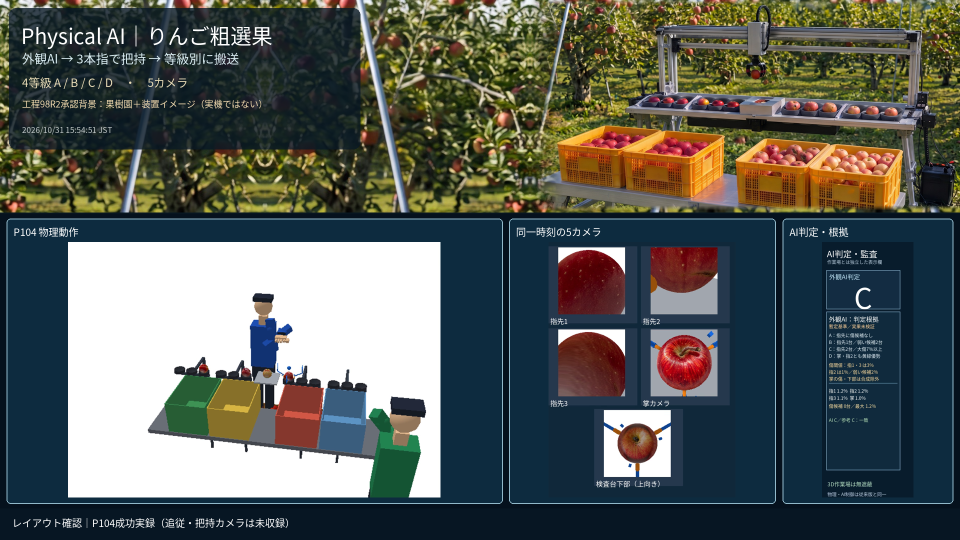
#> input picture submission_video/p105_layout_bgfix.png, 1920 x 1080 px (shown at 1/2 size)
$ python -i stage84_small_scratch_ai.py   (imports and definitions only)
#> lines starting #> are read from the running program, lines starting #| are printed output that depends on the picture; after the words box and inside, x2 and y2 are one past the last pixel; in counts of white or black regions, pixels touching at a corner belong together
# -*- coding: utf-8 -*-
"""Experimental camera-only recognition of a SHORT LINEAR dark surface wound.
No fruit IDs, filenames, oracle classifications or scripted grades are consulted.
Normal stem/calyx darkness is NOT a validated real orchard negative dataset.
Only finger images are eligible; data from all five cameras remains logged.
"""
import cv2
import numpy as np
from stage82_cd_fusion import fuse_cameras as baseline_fuse


def detect_small_linear_scratch(rgb):
    a=np.asarray(rgb,dtype=np.uint8)[:,:,:3]
    if a.ndim!=3 or a.shape[:2][0]<96:return {'detected':False,'reason':'invalid_frame'}
    h,w=a.shape[:2]
#> h = 1080; w = 1920
    hsv=cv2.cvtColor(a,cv2.COLOR_RGB2HSV);H,S,V=cv2.split(hsv)
#> after `hsv = cv2.cvtColor(a, cv2.COLOR_RGB2HSV)`: hsv: shape (1080, 1920, 3); mean H, S, V 66.1, 131.3, 107.5
#> after `H, S, V = cv2.split(hsv)`:
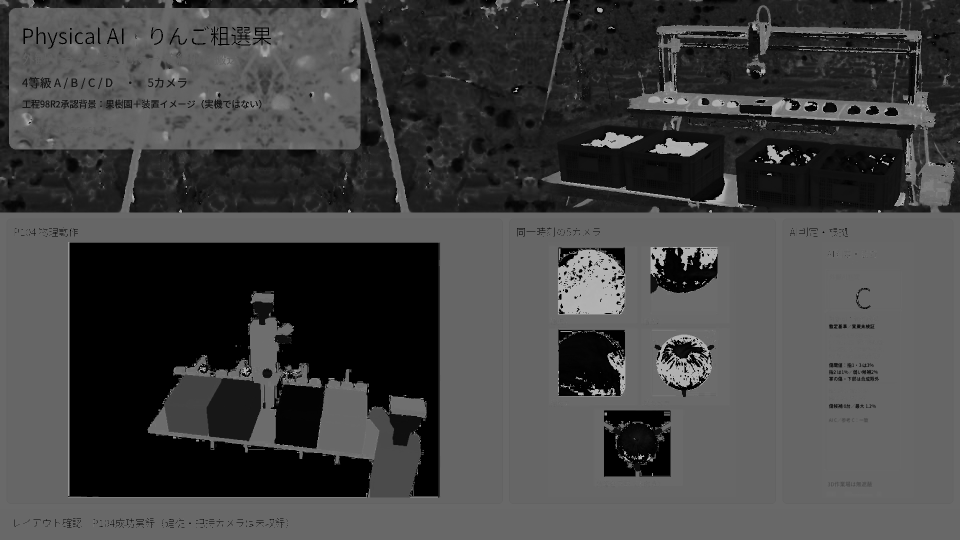
#> H: shape (1080, 1920) (shown at 1/2 size); min 0, max 179, mean 66.1
#> after `H, S, V = cv2.split(hsv)`:
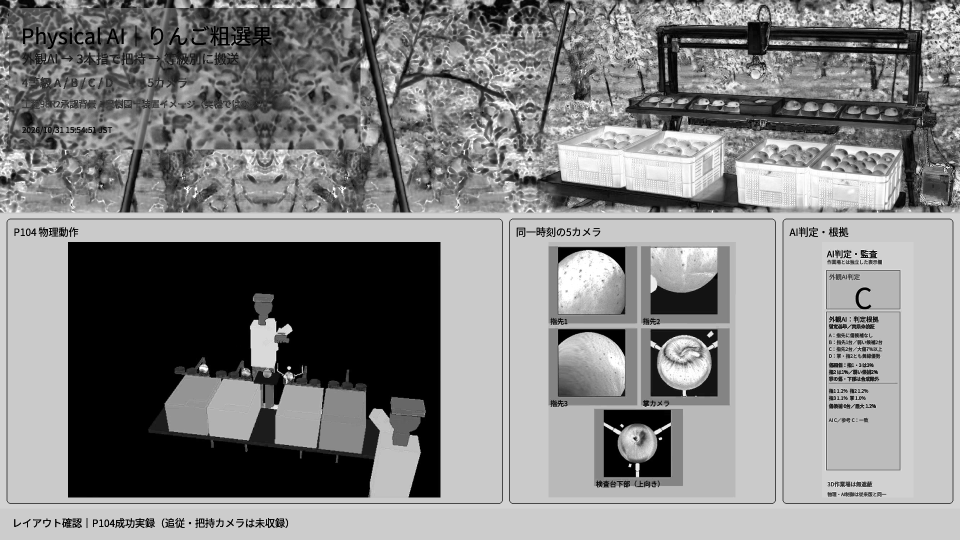
#> S: shape (1080, 1920) (shown at 1/2 size); min 0, max 255, mean 131.3
    # A scar lies within red apple skin, not in green stem/calyx anatomy.
    skin=(((H<=12)|(H>=170))&(S>=55)&(V>60)).astype(np.uint8)
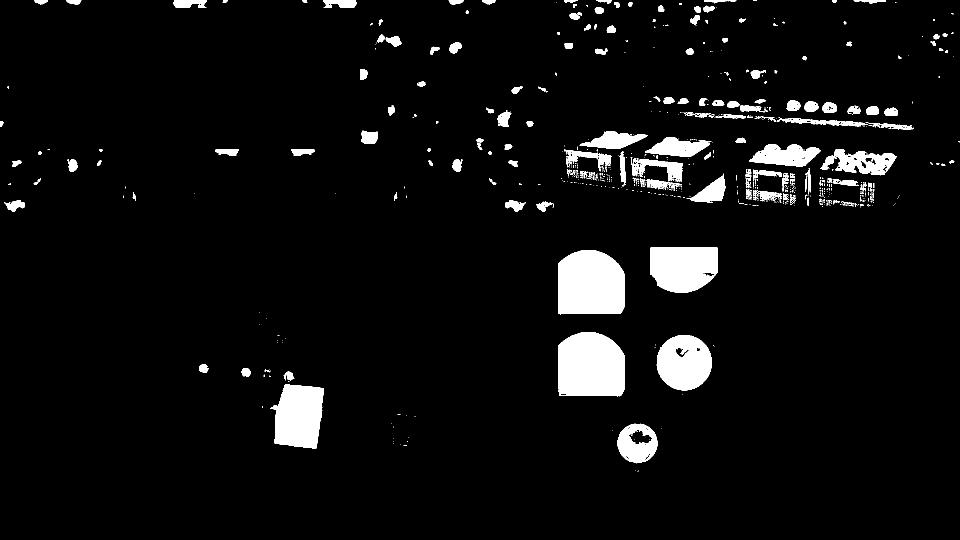
#> skin: shape (1080, 1920) (shown at 1/2 size); values 0 (black) and 1 (white), 5.4% white; 772 white regions (606 under 20 px), largest, box (x1, y1, x2, y2) and area: (1116, 500, 1250, 629) 15471, (1116, 664, 1250, 793) 15422, (540, 769, 648, 897) 10600
    # Restrict to actual red skin; non-red stems / green collar excluded.
    skin=cv2.morphologyEx(skin,cv2.MORPH_CLOSE,np.ones((11,11),np.uint8))
#> skin: shape (1080, 1920); values 0 (black) and 1 (white), 6.3% white; 189 white regions (88 under 20 px), largest, box (x1, y1, x2, y2) and area: (1124, 262, 1425, 393) 16496, (1116, 500, 1250, 629) 15487, (1116, 664, 1250, 793) 15456
    core=cv2.erode(skin,np.ones((5,5),np.uint8))
#> core: shape (1080, 1920); values 0 (black) and 1 (white), 4.9% white; 88 white regions (18 under 20 px), largest, box (x1, y1, x2, y2) and area: (1118, 502, 1248, 626) 14449, (1118, 666, 1248, 791) 14420, (548, 746, 645, 895) 9986
    # Local dark-line anomaly without 3x3-opening (would delete small wounds).
    val=V.astype(np.float32)
    local=cv2.GaussianBlur(val,(0,0),sigmaX=8)
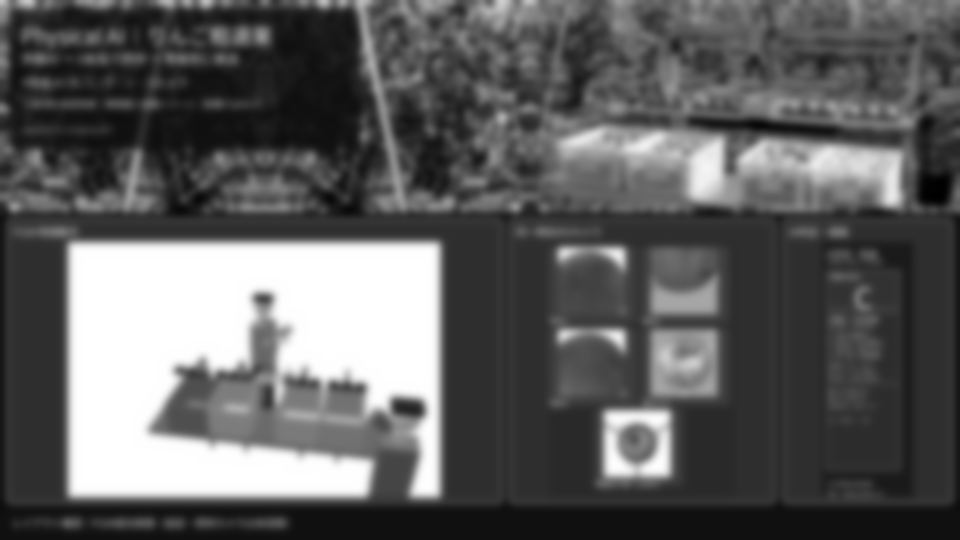
#> local: shape (1080, 1920) float32 (shown at 1/2 size); min 19.81, max 255, mean 107.5; drawn with min black and max white
    diff=local-val
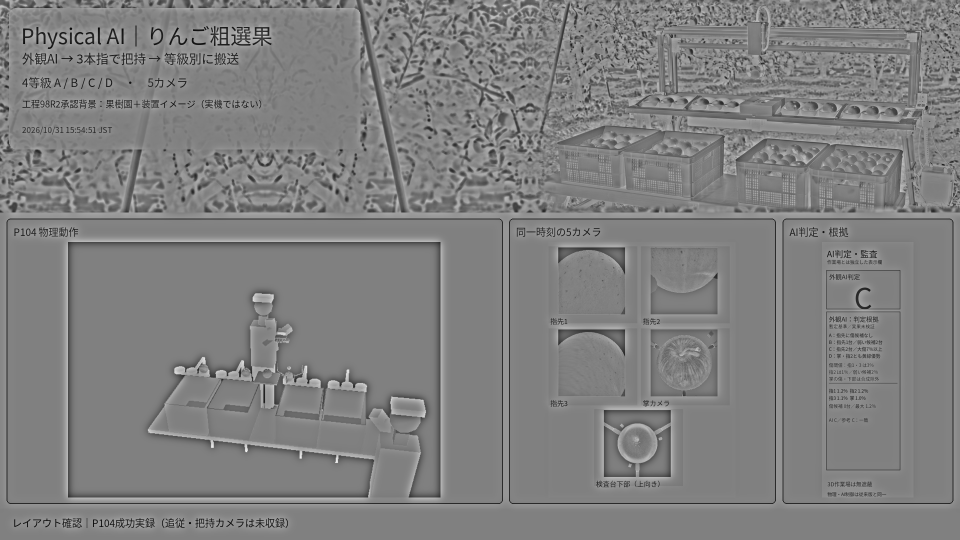
#> diff: shape (1080, 1920) float32 (shown at 1/2 size); min -207.3, max 204.3, mean 0; drawn with min black and max white
    # Detect contiguous narrow lines surrounded by real, reddish skin.
    candidate=((diff>=26)&(V<155)&(core>0)).astype(np.uint8)
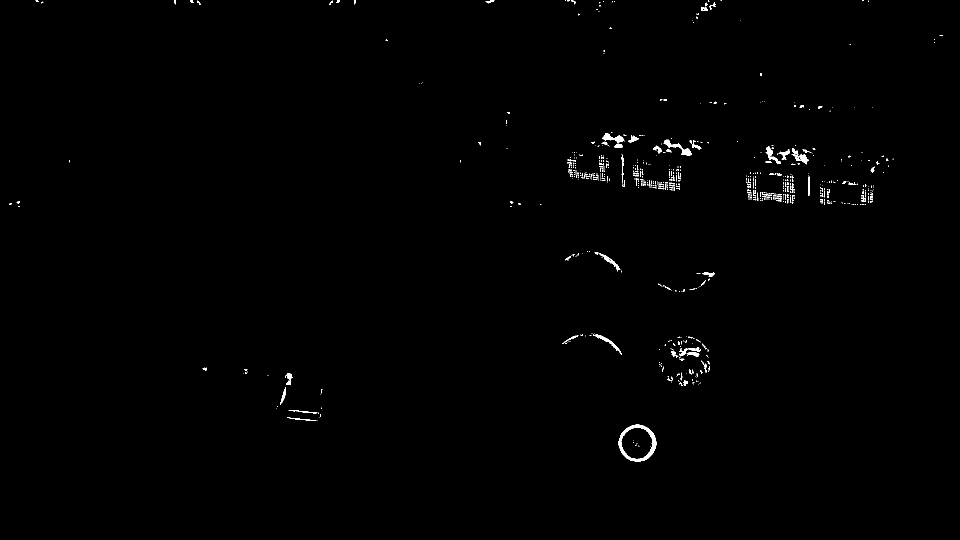
#> candidate: shape (1080, 1920) (shown at 1/2 size); values 0 (black) and 1 (white), 0.51% white; 834 white regions (775 under 20 px), largest, box (x1, y1, x2, y2) and area: (1237, 849, 1313, 924) 1361, (1327, 279, 1384, 312) 470, (1584, 297, 1618, 329) 383
    # Subtract isolated single pixels, keep thin linked tracks.
    n,lab,st,_=cv2.connectedComponentsWithStats(candidate,8)
#> lab: shape (1080, 1920) int32; 835 distinct labels, from 0 to 834
#> n = 835; st = 835 rows, first 6: [0, 0, 1920, 1080, 2063056], [71, 0, 6, 4, 17], [349, 0, 3, 9, 17], [381, 0, 6, 6, 28], [394, 1, 8, 9, 30], [658, 1, 8, 9, 30]
    found=[]
    for i in range(1,n):
        x,y,bw,bh,area=map(int,st[i]);
        if area<10 or area>1300 or min(bw,bh)<2:continue
        if x<4 or y<4 or x+bw>=w-4 or y+bh>=h-4:continue
        # Elongation and dark contrast, not single-point black dots.
        xy=np.column_stack(np.where(lab==i))[:,::-1].astype(np.float32)
        eig=np.linalg.eigvalsh(np.cov(xy.T))
        aspect=(eig[-1]+.5)/(eig[0]+.5)
        if aspect<8.0:continue
        # A ring of surrounding pixels should be healthy red fruit skin.
        ring=np.zeros((h,w),np.uint8)
        cv2.drawContours(ring,cv2.findContours((lab==i).astype(np.uint8),cv2.RETR_EXTERNAL,cv2.CHAIN_APPROX_SIMPLE)[0],-1,255,-1)
        outer=cv2.dilate(ring,np.ones((13,13),np.uint8))>0
        inner=cv2.dilate(ring,np.ones((3,3),np.uint8))>0
        border=outer&~inner
        ring_frac=float(skin[border].mean()) if border.any() else 0.
        if ring_frac<.90:continue
        strength=float(diff[lab==i].mean())
        if strength<32:continue
        found.append({'xyxy':[x,y,x+bw,y+bh],'pixels':area,
                      'elongation_ratio':round(float(aspect),2),
                      'red_skin_ring_fraction':round(ring_frac,3),
                      'mean_contrast':round(strength,1)})
#> this loop made 834 passes
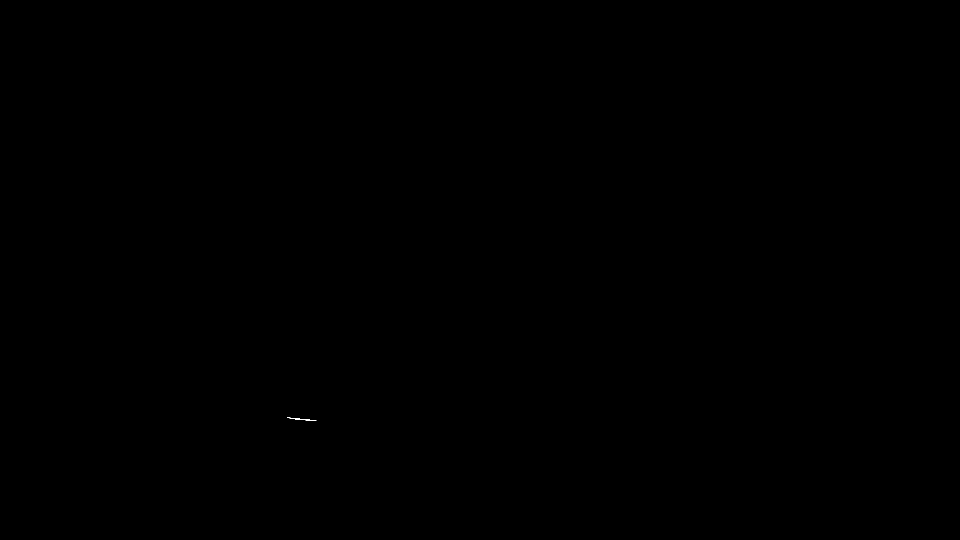
#> ring: shape (1080, 1920) (shown at 1/2 size); 0.01% white in thin lines or dots, all inside (x1, y1, x2, y2) = (574, 835, 633, 842)
#> after the loop, found = 5 items
    return {'detected':bool(found),'candidate_count':len(found),
       'best':max(found,key=lambda d:d['mean_contrast'],default=None),
       'rule':'dark elongated 10+ pixels; edge-excluded; reddish surrounding skin',
       'calibrated_on_real_apples':False}


def fuse_cameras(frames):
    out=baseline_fuse(frames)
    diagnostic={}
    for finger in range(3):
        nm=f'finger_{finger+1}'
        tests=[detect_small_linear_scratch(img)
               for (kind,j,t),img in frames.items() if kind=='finger' and j==finger]
        diagnostic[nm]={'observations':len(tests),'positive':sum(t['detected'] for t in tests),
                        'per_frame':tests}
    # Require two separate timed frames from the SAME real finger camera.
    # Not counting one view's frames as distinct cameras.
    hits=[k for k,v in diagnostic.items() if v['positive']>=2]
    out['stage84_scratch_detection']={'per_finger':diagnostic,'positive_fingers':hits,
        'sample_confirmed_on_two_actual_frames':bool(hits),
        'uses_case_id_or_known_grade':False,'real_orchard_validation':False}
    if hits and out['class']!='D':
        out['class']='C';out['decision_reason']='C_SMALL_SCRATCH_PERSISTENT_ON_FINGER'
    return out

>>> import cv2
>>> picture = cv2.cvtColor(cv2.imread('../../submission_video/p105_layout_bgfix.png'), cv2.COLOR_BGR2RGB)
>>> result = detect_small_linear_scratch(picture)
#> result = 5 items
